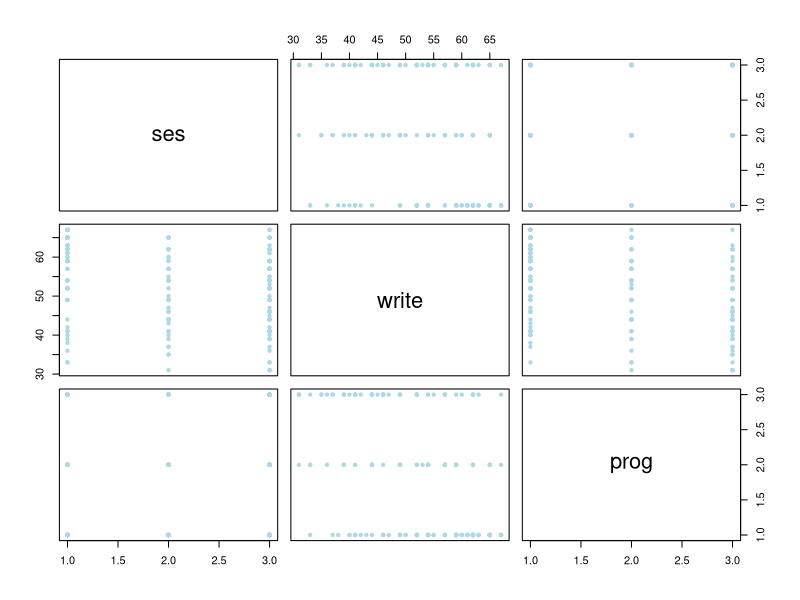
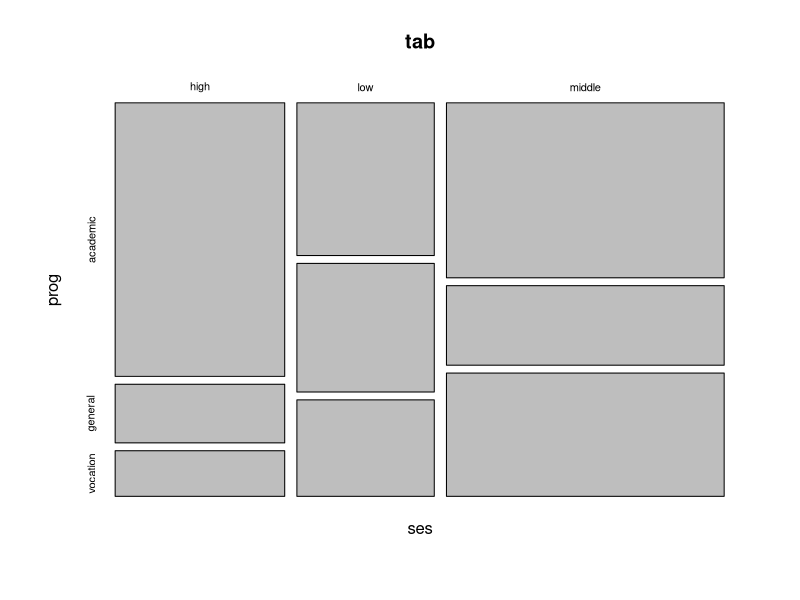
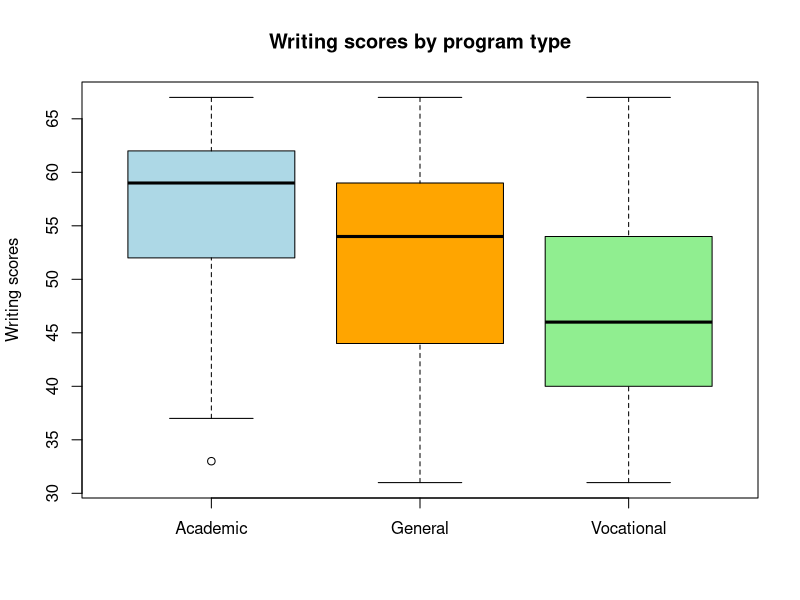
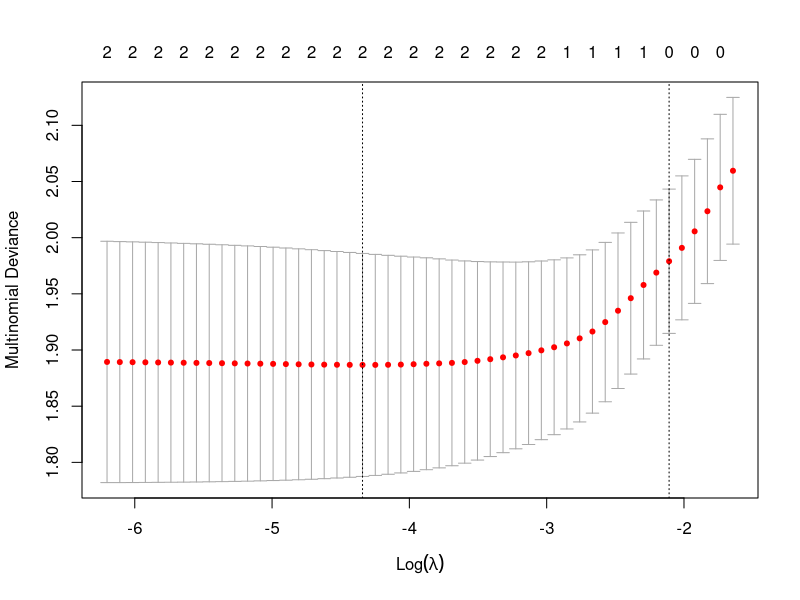

These charts were generated, in order, by the following R code:
## ---- chunk 1
data<-read.csv("hsbdemo.csv")
#View(data)
data
## ---- chunk 2
df=data.frame(data$ses, data$write, data$prog)
colnames(df)<-c("ses", "write", "prog")
attach(df)
## ---- chunk 3
plot(df,
     pch=20, col="lightblue")
## ---- chunk 4
tab=table(ses, prog)
tab
mosaicplot(tab)
## ---- chunk 5
chi2<-chisq.test(tab)
chi2
## ---- chunk 6
write.ac=write[which(prog=="academic")]
write.gen=write[which(prog=="general")]
write.voc=write[which(prog=="vocation")]

boxplot(write.ac,write.gen, write.voc,
  main = "Writing scores by program type",
  ylab = "Writing scores",
  names = c("Academic", "General", "Vocational"),
  col=c("lightblue", "orange", "lightgreen")
)
## ---- chunk 7
#install.packages("nnet")
library(nnet)
## ---- chunk 8
df$prog<-as.factor(df$prog)
df$prog.base <- relevel(df$prog, ref = "academic")
## ---- chunk 9
mn.fit<-multinom(prog.base ~ ses + write, data=df)
## ---- chunk 10
summary(mn.fit)
## ---- chunk 11
fitted.ps <- fitted(mn.fit)
fitted.ps
## ---- chunk 12
z.scores<- summary(mn.fit)$coefficients/summary(mn.fit)$standard.errors
p.val=1-pnorm(abs(z.scores))
p.val
## ---- chunk 13
pred.mn.tr=predict(mn.fit, newdata = df, "class")
#pred.mn.tr
ind.tr=(pred.mn.tr==prog)
mean(ind.tr)
## ---- chunk 14
new.data <- data.frame(ses = c("low", "middle", "high"), write = c(quantile(df$write, 0.25), median(df$write), quantile(df$write, 0.75)))
## ---- chunk 15
pred.mn=predict(mn.fit, newdata = new.data, "class")
pred.mn
## ---- chunk 16
#install.packages("glmnet")
library(glmnet)
## ---- chunk 17
library(caret)
## ---- chunk 18
temp.x=data.frame(data$ses, data$write)
## ---- chunk 19
dummy.x <- dummyVars(" ~ .", data = temp.x)
x <- as.matrix(predict(dummy.x, newdata = temp.x))
print(x)
## ---- chunk 20
y <- df$prog
#y
glm.fit <- glmnet(x, y, family = "multinomial")
#summary(glm.fit)
#glm.fit
predict(glm.fit, newx=x, s=0, type="response")
## ---- chunk 21
cv.fit <- cv.glmnet(x, y, family = "multinomial")
plot(cv.fit)
## ---- chunk 22
predict(cv.fit, newx = x, s = "lambda.min", type = "class")
## ---- chunk 23
preds=predict(cv.fit, newx = x, s = "lambda.min", type = "class")
#preds
ind=(preds==y)
mean(ind)
